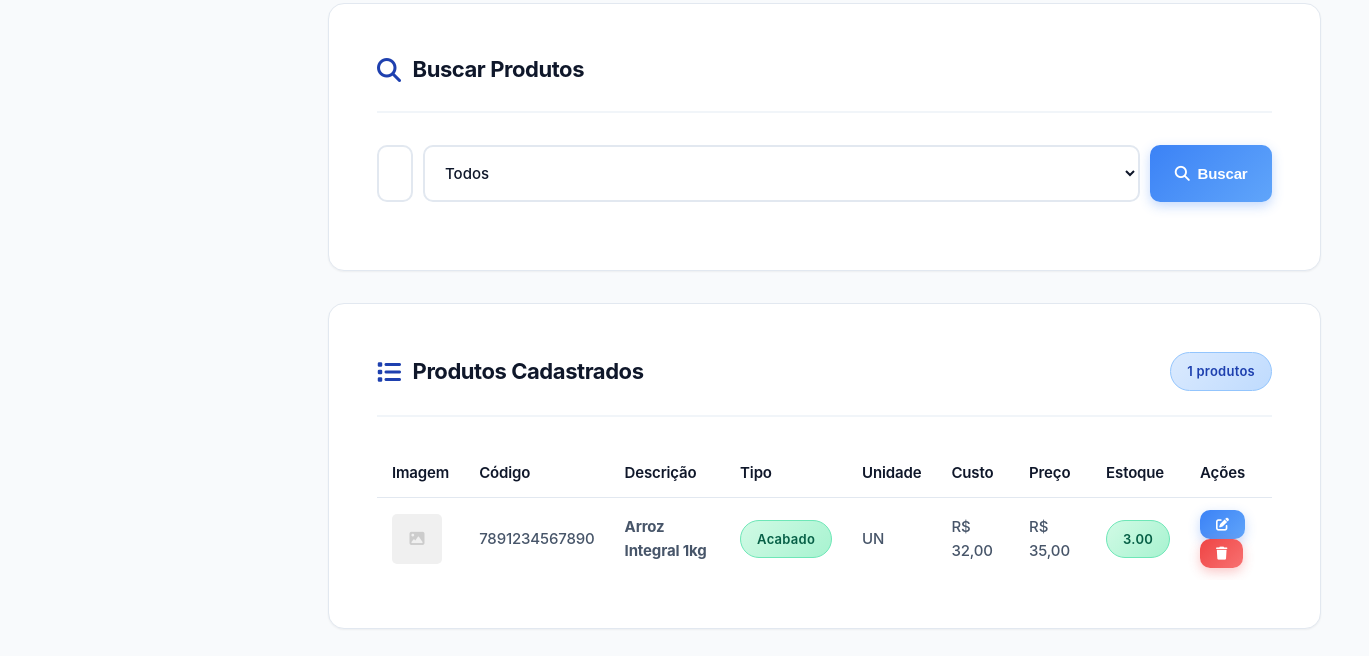
The app's page /views/products/index.php (signed in, lower part), older data.
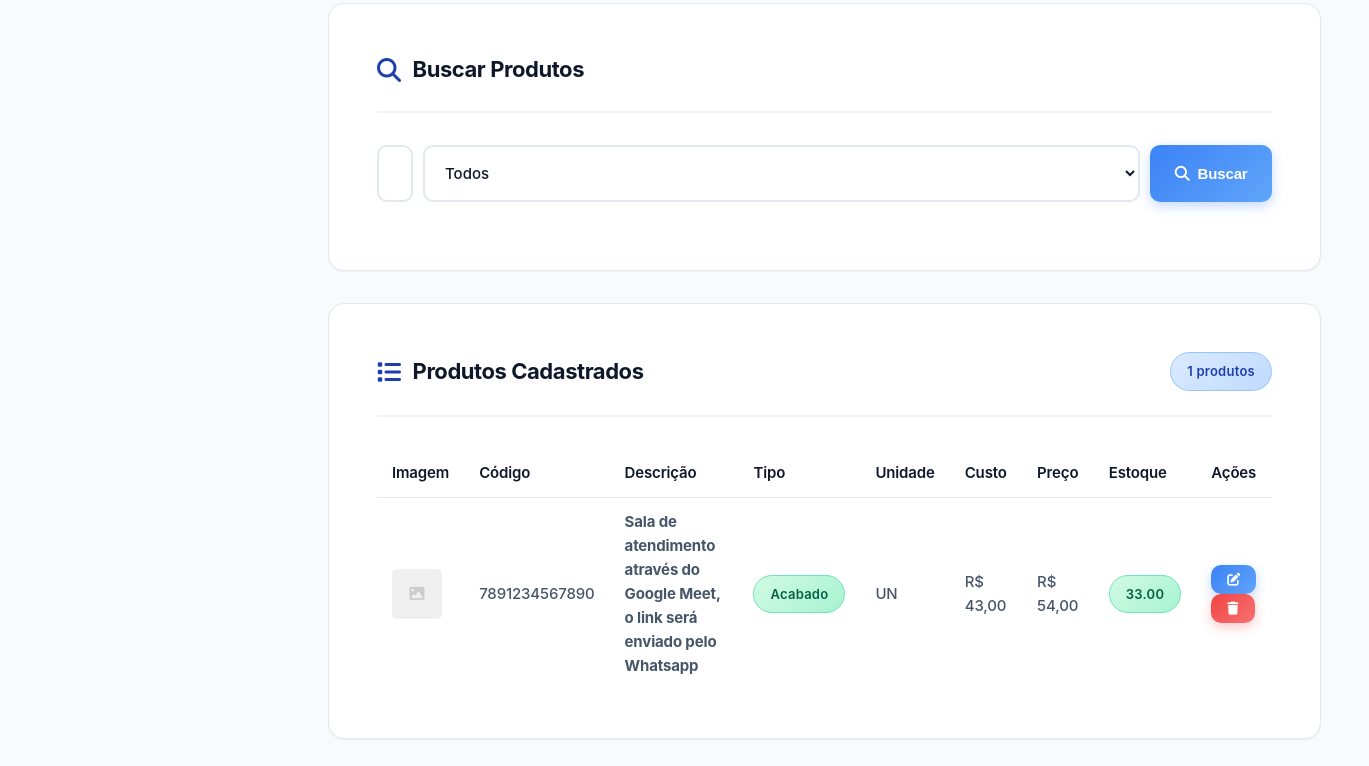
The same page, newer data.
### tables this page shows
CREATE TABLE products (
            id INTEGER PRIMARY KEY AUTOINCREMENT,
            barcode TEXT UNIQUE NOT NULL,
            description TEXT NOT NULL,
            cost REAL NOT NULL,
            price REAL NOT NULL,
            stock REAL DEFAULT 0,
            min_stock REAL DEFAULT 0,
            unit TEXT NOT NULL,
            type TEXT NOT NULL,
            image TEXT,
            created_at DATETIME DEFAULT CURRENT_TIMESTAMP,
            updated_at DATETIME DEFAULT CURRENT_TIMESTAMP
        , category TEXT, brand TEXT, supplier TEXT, max_stock REAL, notes TEXT, status TEXT DEFAULT "active", user_id INTEGER NOT NULL DEFAULT 1);

### config/config.php (called while the page is built, shortened)
<?php
if (!function_exists('formatMoney')) {
    function formatMoney($value) {
        return 'R$ ' . number_format($value, 2, ',', '.');
    }
}
?>

### views/products/index.php (the view, shortened to what this page needs)
<?php
require_once __DIR__ . '/../../config/config.php';
$db = Database::getInstance()->getConnection();
$products = $db->query("SELECT * FROM products ORDER BY created_at DESC")->fetchAll(PDO::FETCH_ASSOC);
?>
<?php include __DIR__ . '/../../components/header.php'; ?>
<div class="main-layout">
    <div class="content-wrapper">
        <main class="main-content">
            <div class="card">
                <div class="card-header">
                    <h3><i class="fas fa-search"></i> Buscar Produtos</h3>
                </div>
                <div class="search-box">
                    <input type="text" id="searchInput" placeholder="Digite para buscar...">
                    <select id="searchType">
                        <option value="all">Todos</option>
                    </select>
                    <button class="btn btn-info" onclick="buscarProdutos()">
                        <i class="fas fa-search"></i> Buscar
                    </button>
                </div>
            </div>
            <div class="card">
                <div class="card-header">
                    <h3><i class="fas fa-list"></i> Produtos Cadastrados</h3>
                    <span class="badge badge-info" id="totalProducts"><?php echo count($products); ?> produtos</span>
                </div>
                <div class="table-responsive">
                    <table class="table">
                        <thead>
                            <tr>
                                <th>Imagem</th>
                                <th>Código</th>
                                <th>Descrição</th>
                                <th>Tipo</th>
                                <th>Unidade</th>
                                <th>Custo</th>
                                <th>Preço</th>
                                <th>Estoque</th>
                                <th>Ações</th>
                            </tr>
                        </thead>
                        <tbody id="productsTableBody">
                            <?php foreach ($products as $product): ?>
                                <tr>
                                    <td>
                                        <?php if ($product['image']): ?>
                                            <img src="<?php echo BASE_URL . $product['image']; ?>" style="width: 50px; height: 50px; object-fit: cover; border-radius: 5px;">
                                        <?php else: ?>
                                            <div style="width: 50px; height: 50px; background: #f0f0f0; border-radius: 5px; display: flex; align-items: center; justify-content: center;">
                                                <i class="fas fa-image" style="color: #ccc;"></i>
                                            </div>
                                        <?php endif; ?>
                                    </td>
                                    <td><?php echo htmlspecialchars($product['barcode']); ?></td>
                                    <td><strong><?php echo htmlspecialchars($product['description']); ?></strong></td>
                                    <td>
                                        <?php
                                        $types = ['finished' => 'Acabado', 'intermediate' => 'Intermediário', 'supply' => 'Insumo'];
                                        $badges = ['finished' => 'success', 'intermediate' => 'info', 'supply' => 'warning'];
                                        ?>
                                        <span class="badge badge-<?php echo $badges[$product['type']]; ?>">
                                            <?php echo $types[$product['type']]; ?>
                                        </span>
                                    </td>
                                    <td><?php echo strtoupper($product['unit']); ?></td>
                                    <td><?php echo formatMoney($product['cost']); ?></td>
                                    <td><?php echo formatMoney($product['price']); ?></td>
                                    <td>
                                        <?php
                                        $stockClass = $product['stock'] <= $product['min_stock'] ? 'badge-danger' : 'badge-success';
                                        ?>
                                        <span class="badge <?php echo $stockClass; ?>">
                                            <?php echo number_format($product['stock'], 2); ?>
                                        </span>
                                    </td>
                                    <td>
                                        <button class="btn btn-info btn-sm" onclick='editarProduto(<?php echo json_encode($product); ?>)' title="Editar">
                                            <i class="fas fa-edit"></i>
                                        </button>
                                        <button class="btn btn-danger btn-sm" onclick="excluirProduto(<?php echo $product['id']; ?>)" title="Excluir">
                                            <i class="fas fa-trash"></i>
                                        </button>
                                    </td>
                                </tr>
                            <?php endforeach; ?>
                        </tbody>
                    </table>
                </div>
            </div>
        </main>
    </div>
</div>
<?php include __DIR__ . '/../../components/footer.php'; ?>

### components/header.php (shortened to what this page needs)
<!DOCTYPE html>
<html lang="pt-br">
<head>
    <link rel="stylesheet" href="https://cdnjs.cloudflare.com/ajax/libs/font-awesome/6.4.0/css/all.min.css">
    <link rel="stylesheet" href="<?php echo BASE_URL; ?>assets/css/style.css">
</head>
<body>

### components/footer.php (shortened to what this page needs)
</body>
</html>

### components/sidebar.php (style rules this page uses)
:root { --sidebar-width: 260px; --sidebar-collapsed-width: 70px; --sidebar-bg: #1e293b; --sidebar-text: #94a3b8; --sidebar-hover: #334155; --sidebar-active: #4f46e5; }

### components/navbar.php (style rules this page uses)
:root { --nav-height: 70px; --nav-bg: #ffffff; --nav-text-main: #1e293b; --nav-text-sub: #64748b; --nav-primary: #4f46e5; --nav-hover: #f1f5f9; --nav-border: #e2e8f0; --sidebar-width: 260px; }

Row changes from the older to the newer data that the page shows:
removed products: barcode "7891234567890", description "Arroz Integral 1kg", type "Acabado", unit "UN", cost "R$ 32,00", price "R$ 35,00", stock "3.00"
added products: barcode "7891234567890", description "Sala de atendimento através do Google Meet, o link será enviado pelo Whatsapp", type "Acabado", unit "UN", cost "R$ 43,00", price "R$ 54,00", stock "33.00"
